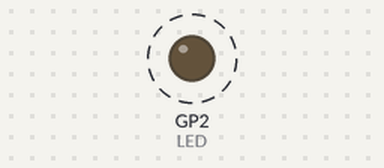
The program below on a simulated Raspberry Pi Pico running MicroPython. On the bench: output pins drawn as LEDs (lit = HIGH). Dashed ring = blinking.

Above: at 0.5 s.
Timing chart, 0 to 4.6 s (numbered marks = the images above):
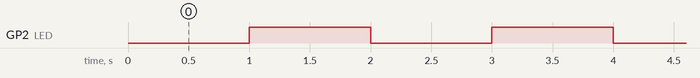

Measured:
- by itself, GP2 (LED): alternates HIGH for 1.0 s and LOW for 1.0 s

The program:

day3.py
```python
from machine import Pin
import time

LED = Pin(2, Pin.OUT) 	#setup the onboard LED as an output

state = 0

while(True):
    LED.value(state)	#change the state of the LED pin
    time.sleep(1)		#wait one second
    state = ~state		#change the state
```
